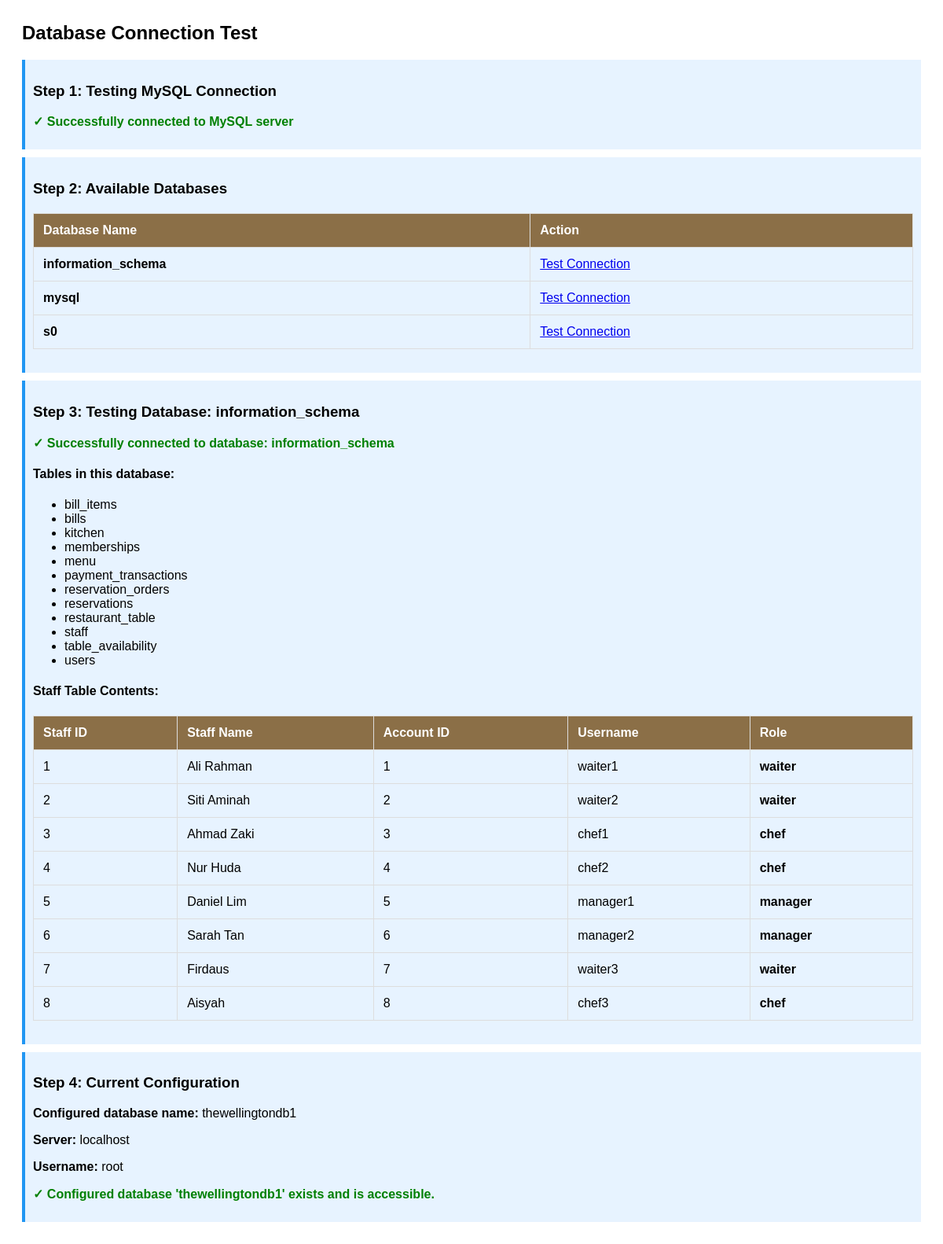
The page /test_db_connection.php?test_db=information_schema on the database its author committed.
### tables this page shows
CREATE TABLE IF NOT EXISTS Staff (
    staff_id INT PRIMARY KEY AUTO_INCREMENT,
    staff_name VARCHAR(100) NOT NULL,
    account_id INT NOT NULL,
    role VARCHAR(50) NOT NULL,
    FOREIGN KEY (account_id) REFERENCES Users(user_id)
);

CREATE TABLE IF NOT EXISTS Users (
    user_id INT PRIMARY KEY AUTO_INCREMENT,
    username VARCHAR(50) NOT NULL UNIQUE,
    password VARCHAR(255) NOT NULL,
    full_name VARCHAR(100) NOT NULL,
    email VARCHAR(100) NOT NULL UNIQUE,
    phone VARCHAR(20),
    role VARCHAR(30) NOT NULL,
    register_time TIMESTAMP DEFAULT CURRENT_TIMESTAMP
);

### test_db_connection.php (the view, shortened to what this page needs)
<?php
$servername = "localhost";
$username = "root";
$password = "";
echo "<h2>Database Connection Test</h2>";
echo "<div class='info'><h3>Step 1: Testing MySQL Connection</h3>";
try {
    $conn = new mysqli($servername, $username, $password);
    if ($conn->connect_error) {
        echo "<p class='error'>Connection failed: " . $conn->connect_error . "</p>";
        die();
    } else {
        echo "<p class='success'>✓ Successfully connected to MySQL server</p>";
    }
    echo "</div><div class='info'><h3>Step 2: Available Databases</h3>";
    $result = $conn->query("SHOW DATABASES");
    if ($result && $result->num_rows > 0) {
        echo "<table><tr><th>Database Name</th><th>Action</th></tr>";
        while ($row = $result->fetch_assoc()) {
            $dbName = $row['Database'];
            $isWellington = (stripos($dbName, 'wellington') !== false);
            $highlight = $isWellington ? "style='background-color: #fff3cd;'" : "";
            echo "<tr $highlight>";
            echo "<td><strong>" . htmlspecialchars($dbName) . "</strong></td>";
            echo "<td><a href='?test_db=" . urlencode($dbName) . "'>Test Connection</a></td>";
            echo "</tr>";
        }
        echo "</table>";
    }
    $testDb = $_GET['test_db'] ?? '';
    if ($testDb) {
        echo "</div><div class='info'><h3>Step 3: Testing Database: " . htmlspecialchars($testDb) . "</h3>";
        $testConn = new mysqli($servername, $username, $password, $testDb);
        if ($testConn->connect_error) {
            echo "<p class='error'>✗ Failed to connect to database: " . $testConn->connect_error . "</p>";
        } else {
            echo "<p class='success'>✓ Successfully connected to database: " . htmlspecialchars($testDb) . "</p>";
            $tablesResult = $testConn->query("SHOW TABLES");
            if ($tablesResult && $tablesResult->num_rows > 0) {
                echo "<h4>Tables in this database:</h4><ul>";
                while ($table = $tablesResult->fetch_array()) {
                    echo "<li>" . htmlspecialchars($table[0]) . "</li>";
                }
                echo "</ul>";
            }
            $staffCheck = $testConn->query("SHOW TABLES LIKE 'Staff'");
            if ($staffCheck && $staffCheck->num_rows > 0) {
                echo "<h4>Staff Table Contents:</h4>";
                $staffResult = $testConn->query("SELECT s.*, u.username, u.full_name FROM Staff s LEFT JOIN Users u ON s.account_id = u.user_id LIMIT 20");
                if ($staffResult && $staffResult->num_rows > 0) {
                    echo "<table><tr><th>Staff ID</th><th>Staff Name</th><th>Account ID</th><th>Username</th><th>Role</th></tr>";
                    while ($staff = $staffResult->fetch_assoc()) {
                        $isCashier = (strtolower($staff['role']) === 'cashier');
                        $highlight = $isCashier ? "style='background-color: #d4edda;'" : "";
                        echo "<tr $highlight>";
                        echo "<td>" . htmlspecialchars($staff['staff_id']) . "</td>";
                        echo "<td>" . htmlspecialchars($staff['staff_name']) . "</td>";
                        echo "<td>" . htmlspecialchars($staff['account_id']) . "</td>";
                        echo "<td>" . htmlspecialchars($staff['username'] ?? 'N/A') . "</td>";
                        echo "<td><strong>" . htmlspecialchars($staff['role']) . "</strong></td>";
                        echo "</tr>";
                    }
                    echo "</table>";
                } else {
                    echo "<p>No staff records found.</p>";
                }
            } else {
                echo "<p class='error'>Staff table does not exist in this database.</p>";
            }
        }
    }
    echo "</div><div class='info'><h3>Step 4: Current Configuration</h3>";
    echo "<p><strong>Configured database name:</strong> thewellingtondb1</p>";
    echo "<p><strong>Server:</strong> $servername</p>";
    echo "<p><strong>Username:</strong> $username</p>";
    $configuredDb = "thewellingtondb1";
    $testConn = new mysqli($servername, $username, $password, $configuredDb);
    if ($testConn->connect_error) {
        echo "<p class='error'>✗ Configured database '$configuredDb' does not exist or connection failed.</p>";
        echo "<p>Please check if your database name is correct. You mentioned 'thewellingtondt1' - did you mean that?</p>";
    } else {
        echo "<p class='success'>✓ Configured database '$configuredDb' exists and is accessible.</p>";
    }
} catch (Exception $e) {
    echo "<p class='error'>Error: " . $e->getMessage() . "</p>";
}
?>

### test_db_connection.php (style rules this page uses)
table { border-collapse: collapse; width: 100%; margin: 20px 0; }
th, td { border: 1px solid #ddd; padding: 12px; text-align: left; }
th { background-color: #8b6f47; color: white; }
.success { color: green; font-weight: bold; }
.info { background-color: #e7f3ff; padding: 10px; margin: 10px 0; border-left: 4px solid #2196F3; }

### rows shown on the page
staff: staff_id "1", staff_name "Ali Rahman", account "1", account.username "waiter1", role "waiter"
staff: staff_id "2", staff_name "Siti Aminah", account "2", account.username "waiter2", role "waiter"
staff: staff_id "3", staff_name "Ahmad Zaki", account "3", account.username "chef1", role "chef"
staff: staff_id "4", staff_name "Nur Huda", account "4", account.username "chef2", role "chef"
staff: staff_id "5", staff_name "Daniel Lim", account "5", account.username "manager1", role "manager"
staff: staff_id "6", staff_name "Sarah Tan", account "6", account.username "manager2", role "manager"
staff: staff_id "7", staff_name "Firdaus", account "7", account.username "waiter3", role "waiter"
staff: staff_id "8", staff_name "Aisyah", account "8", account.username "chef3", role "chef"

### other values the page prints
$dbName "information_schema"
$dbName "mysql"
$dbName "s0"
$testDb "information_schema"
$table[0] "bill_items"
$table[0] "bills"
$table[0] "kitchen"
$table[0] "memberships"
$table[0] "menu"
$table[0] "payment_transactions"
$table[0] "reservation_orders"
$table[0] "reservations"
$table[0] "restaurant_table"
$table[0] "staff"
$table[0] "table_availability"
